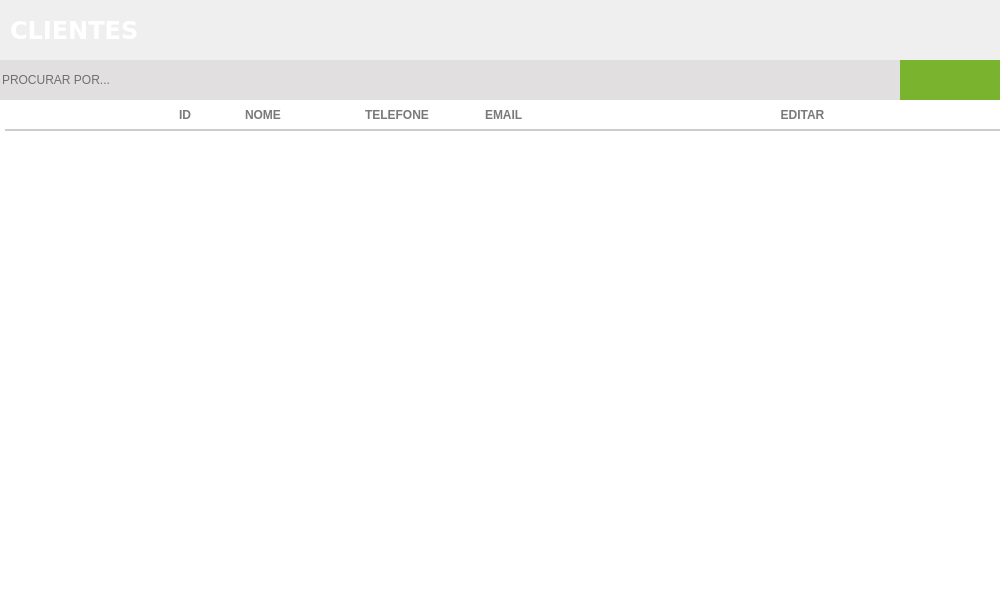
<?xml version="1.0" encoding="UTF-8"?>
<ui version="4.0">
 <class>ct_MainClientes</class>
 <widget class="QFrame" name="ct_MainClientes">
  <property name="geometry">
   <rect>
    <x>0</x>
    <y>0</y>
    <width>1000</width>
    <height>600</height>
   </rect>
  </property>
  <property name="windowTitle">
   <string>Frame</string>
  </property>
  <property name="styleSheet">
   <string notr="true">border:none</string>
  </property>
  <widget class="QFrame" name="frameMainClientes">
   <property name="geometry">
    <rect>
     <x>0</x>
     <y>0</y>
     <width>1000</width>
     <height>600</height>
    </rect>
   </property>
   <widget class="QFrame" name="fr_TopoMenuClientes">
    <property name="geometry">
     <rect>
      <x>0</x>
      <y>60</y>
      <width>1000</width>
      <height>40</height>
     </rect>
    </property>
    <property name="styleSheet">
     <string notr="true">background:#E1DFE0;
border: none;</string>
    </property>
    <widget class="QPushButton" name="bt_BuscaClientes">
     <property name="geometry">
      <rect>
       <x>830</x>
       <y>5</y>
       <width>30</width>
       <height>30</height>
      </rect>
     </property>
     <property name="font">
      <font>
       <family>Arial</family>
      </font>
     </property>
     <property name="cursor">
      <cursorShape>PointingHandCursor</cursorShape>
     </property>
     <property name="focusPolicy">
      <enum>Qt::NoFocus</enum>
     </property>
     <property name="contextMenuPolicy">
      <enum>Qt::NoContextMenu</enum>
     </property>
     <property name="toolTip">
      <string>BUSCAR</string>
     </property>
     <property name="text">
      <string/>
     </property>
    </widget>
    <widget class="QPushButton" name="bt_AddNovoClientes">
     <property name="geometry">
      <rect>
       <x>900</x>
       <y>0</y>
       <width>100</width>
       <height>40</height>
      </rect>
     </property>
     <property name="cursor">
      <cursorShape>PointingHandCursor</cursorShape>
     </property>
     <property name="focusPolicy">
      <enum>Qt::NoFocus</enum>
     </property>
     <property name="contextMenuPolicy">
      <enum>Qt::ActionsContextMenu</enum>
     </property>
     <property name="styleSheet">
      <string notr="true">QPushButton {
background-color: #7AB32E;
 }
QPushButton:hover{
background-color: #40a286
}</string>
     </property>
     <property name="text">
      <string/>
     </property>
     <property name="iconSize">
      <size>
       <width>75</width>
       <height>35</height>
      </size>
     </property>
    </widget>
    <widget class="QLineEdit" name="tx_BuscaClientes">
     <property name="geometry">
      <rect>
       <x>0</x>
       <y>5</y>
       <width>830</width>
       <height>30</height>
      </rect>
     </property>
     <property name="font">
      <font>
       <family>Arial</family>
      </font>
     </property>
     <property name="focusPolicy">
      <enum>Qt::ClickFocus</enum>
     </property>
     <property name="styleSheet">
      <string notr="true">QLineEdit {
color: #000
}
</string>
     </property>
     <property name="placeholderText">
      <string>PROCURAR POR...</string>
     </property>
    </widget>
    <widget class="QPushButton" name="bt_PrintRelatCliente">
     <property name="geometry">
      <rect>
       <x>870</x>
       <y>5</y>
       <width>30</width>
       <height>30</height>
      </rect>
     </property>
     <property name="font">
      <font>
       <family>Arial</family>
      </font>
     </property>
     <property name="cursor">
      <cursorShape>PointingHandCursor</cursorShape>
     </property>
     <property name="focusPolicy">
      <enum>Qt::NoFocus</enum>
     </property>
     <property name="contextMenuPolicy">
      <enum>Qt::NoContextMenu</enum>
     </property>
     <property name="toolTip">
      <string>IMPRIMIR</string>
     </property>
     <property name="text">
      <string/>
     </property>
    </widget>
   </widget>
   <widget class="QFrame" name="ct_containerClientes">
    <property name="geometry">
     <rect>
      <x>0</x>
      <y>100</y>
      <width>1000</width>
      <height>500</height>
     </rect>
    </property>
    <property name="styleSheet">
     <string notr="true">border: none</string>
    </property>
    <widget class="QTableWidget" name="tb_Clientes">
     <property name="geometry">
      <rect>
       <x>0</x>
       <y>0</y>
       <width>1000</width>
       <height>500</height>
      </rect>
     </property>
     <property name="cursor" stdset="0">
      <cursorShape>PointingHandCursor</cursorShape>
     </property>
     <property name="focusPolicy">
      <enum>Qt::WheelFocus</enum>
     </property>
     <property name="styleSheet">
      <string notr="true">QTableView{
color: #797979;
font-weight: bold;
font-size: 13px;
background: #FFF;
padding: 0 0 0 5px;
}
QHeaderView:section{
background: #FFF;
padding: 5px 0 ;
font-size: 12px;
font-family: &quot;Arial&quot;;
font-weight: bold;
color: #797979;
border: none;
border-bottom: 2px solid #CCC;
text-transform: uppercase
}
QTableView::item {
border-bottom: 2px solid #CCC;
padding: 2px;
}

</string>
     </property>
     <property name="frameShape">
      <enum>QFrame::NoFrame</enum>
     </property>
     <property name="frameShadow">
      <enum>QFrame::Plain</enum>
     </property>
     <property name="autoScrollMargin">
      <number>20</number>
     </property>
     <property name="editTriggers">
      <set>QAbstractItemView::NoEditTriggers</set>
     </property>
     <property name="selectionMode">
      <enum>QAbstractItemView::NoSelection</enum>
     </property>
     <property name="selectionBehavior">
      <enum>QAbstractItemView::SelectRows</enum>
     </property>
     <property name="showGrid">
      <bool>false</bool>
     </property>
     <property name="gridStyle">
      <enum>Qt::NoPen</enum>
     </property>
     <property name="wordWrap">
      <bool>false</bool>
     </property>
     <property name="rowCount">
      <number>0</number>
     </property>
     <attribute name="horizontalHeaderDefaultSectionSize">
      <number>120</number>
     </attribute>
     <attribute name="horizontalHeaderHighlightSections">
      <bool>false</bool>
     </attribute>
     <attribute name="horizontalHeaderStretchLastSection">
      <bool>true</bool>
     </attribute>
     <attribute name="verticalHeaderVisible">
      <bool>false</bool>
     </attribute>
     <attribute name="verticalHeaderDefaultSectionSize">
      <number>50</number>
     </attribute>
     <attribute name="verticalHeaderMinimumSectionSize">
      <number>20</number>
     </attribute>
     <column>
      <property name="text">
       <string/>
      </property>
     </column>
     <column>
      <property name="text">
       <string>ID</string>
      </property>
      <property name="font">
       <font>
        <family>Segoe UI</family>
        <pointsize>10</pointsize>
        <weight>75</weight>
        <bold>true</bold>
       </font>
      </property>
      <property name="textAlignment">
       <set>AlignCenter</set>
      </property>
      <property name="background">
       <color alpha="0">
        <red>0</red>
        <green>0</green>
        <blue>0</blue>
       </color>
      </property>
      <property name="foreground">
       <brush brushstyle="SolidPattern">
        <color alpha="255">
         <red>80</red>
         <green>79</green>
         <blue>79</blue>
        </color>
       </brush>
      </property>
     </column>
     <column>
      <property name="text">
       <string>NOME</string>
      </property>
      <property name="font">
       <font>
        <family>Segoe UI</family>
        <pointsize>10</pointsize>
        <weight>75</weight>
        <bold>true</bold>
       </font>
      </property>
      <property name="textAlignment">
       <set>AlignLeading|AlignVCenter</set>
      </property>
      <property name="foreground">
       <brush brushstyle="SolidPattern">
        <color alpha="255">
         <red>80</red>
         <green>79</green>
         <blue>79</blue>
        </color>
       </brush>
      </property>
     </column>
     <column>
      <property name="text">
       <string>TELEFONE</string>
      </property>
      <property name="font">
       <font>
        <family>Segoe UI</family>
        <pointsize>10</pointsize>
        <weight>75</weight>
        <bold>true</bold>
       </font>
      </property>
      <property name="textAlignment">
       <set>AlignLeading|AlignVCenter</set>
      </property>
      <property name="foreground">
       <brush brushstyle="SolidPattern">
        <color alpha="255">
         <red>80</red>
         <green>79</green>
         <blue>79</blue>
        </color>
       </brush>
      </property>
     </column>
     <column>
      <property name="text">
       <string>EMAIL</string>
      </property>
      <property name="font">
       <font>
        <family>Segoe UI</family>
        <pointsize>10</pointsize>
        <weight>75</weight>
        <bold>true</bold>
       </font>
      </property>
      <property name="textAlignment">
       <set>AlignLeading|AlignVCenter</set>
      </property>
      <property name="foreground">
       <brush brushstyle="SolidPattern">
        <color alpha="255">
         <red>80</red>
         <green>79</green>
         <blue>79</blue>
        </color>
       </brush>
      </property>
     </column>
     <column>
      <property name="text">
       <string>EDITAR</string>
      </property>
      <property name="font">
       <font>
        <family>Segoe UI</family>
        <pointsize>10</pointsize>
        <weight>75</weight>
        <bold>true</bold>
       </font>
      </property>
      <property name="textAlignment">
       <set>AlignCenter</set>
      </property>
     </column>
    </widget>
   </widget>
   <widget class="QFrame" name="fr_TituloClientes">
    <property name="geometry">
     <rect>
      <x>0</x>
      <y>0</y>
      <width>1000</width>
      <height>60</height>
     </rect>
    </property>
    <property name="styleSheet">
     <string notr="true">border: none</string>
    </property>
    <widget class="QLabel" name="lb_tituloClientes">
     <property name="geometry">
      <rect>
       <x>10</x>
       <y>15</y>
       <width>200</width>
       <height>30</height>
      </rect>
     </property>
     <property name="font">
      <font>
       <family>DejaVu Sans</family>
       <pointsize>18</pointsize>
       <weight>75</weight>
       <bold>true</bold>
      </font>
     </property>
     <property name="styleSheet">
      <string notr="true">color: #FFF</string>
     </property>
     <property name="text">
      <string>CLIENTES</string>
     </property>
    </widget>
   </widget>
   <zorder>ct_containerClientes</zorder>
   <zorder>fr_TopoMenuClientes</zorder>
   <zorder>fr_TituloClientes</zorder>
  </widget>
 </widget>
 <resources/>
 <connections/>
</ui>
